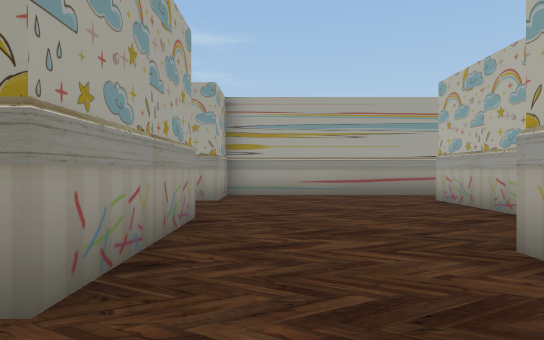
[1] (above)

24 first-person views from a walk through a Unity game level. The camera is 1.2 m above the floor, looks level and sees 75° across. The floor is counted in squares, 2 m on a side. Each view is taken from the middle of a square. On the plan, view 1 faces up. The plan holds only what a view shows up to about 10 squares ahead; the rest is blank. The place goes on beyond the plan. The player character is not drawn. Some surface patterns are stand-ins.

[2]
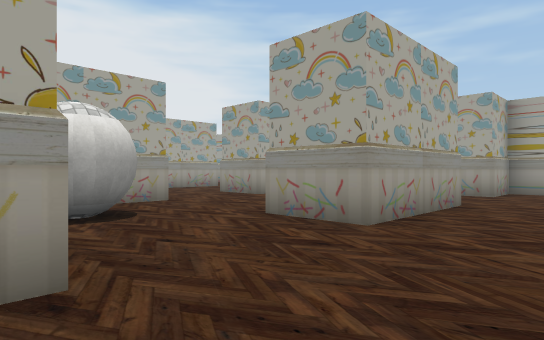

[3]
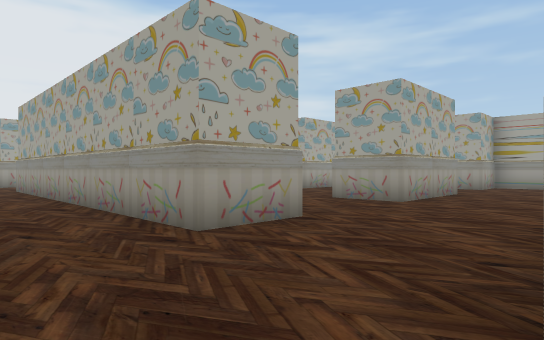

[4]
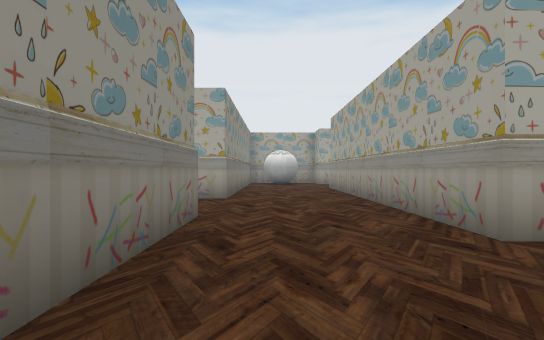

[5]
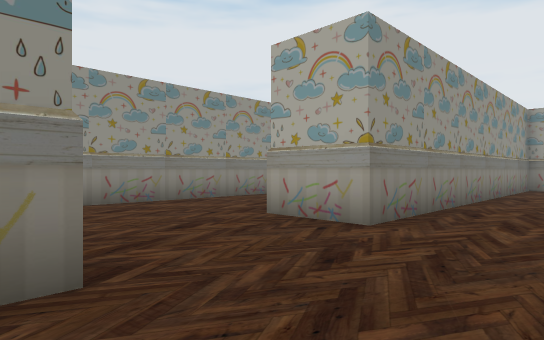

[6]
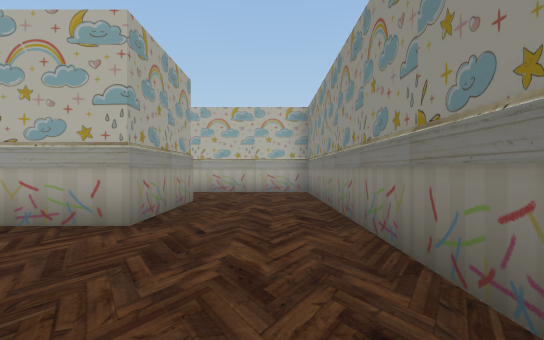

[7]
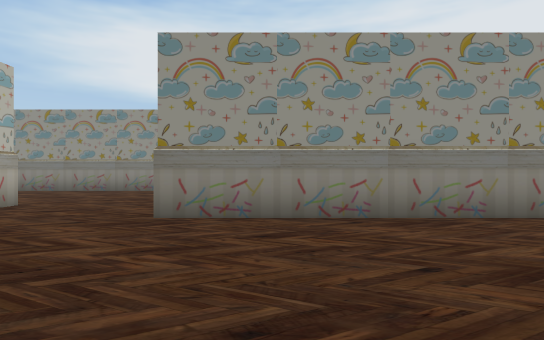

[8]
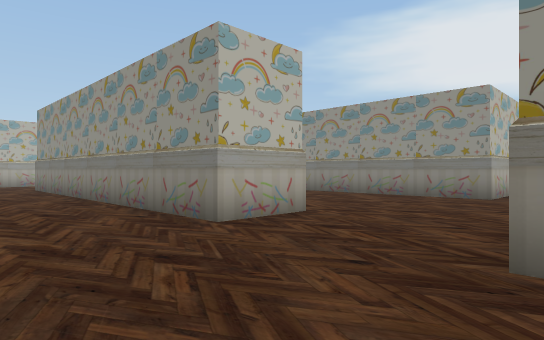

[9]
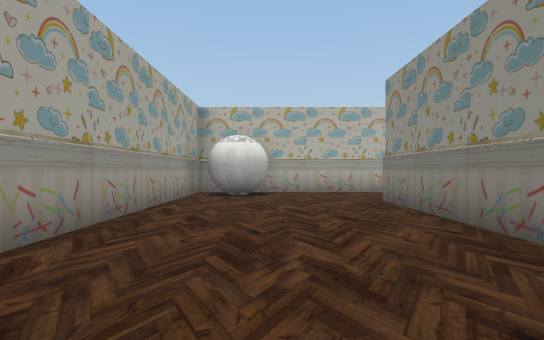

[10]
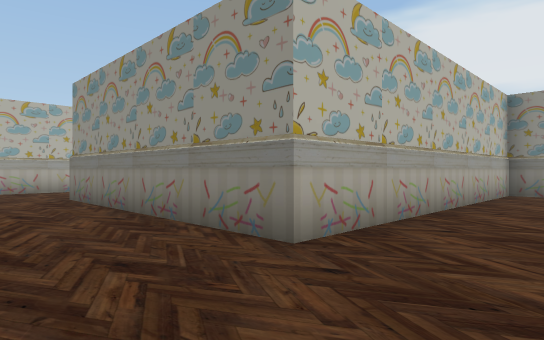

[11]
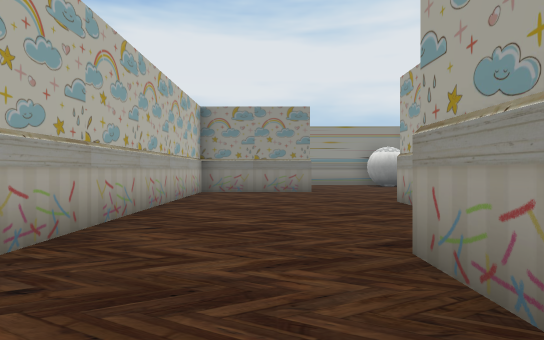

[12]
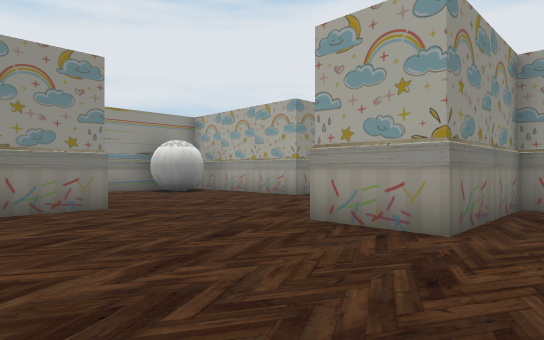

[13]
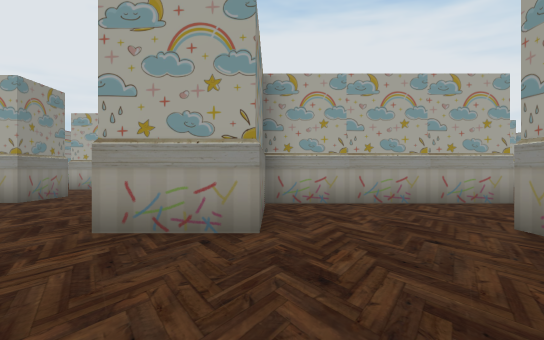

[14]
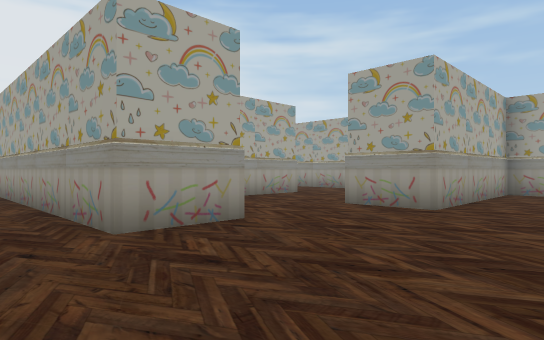

[15]
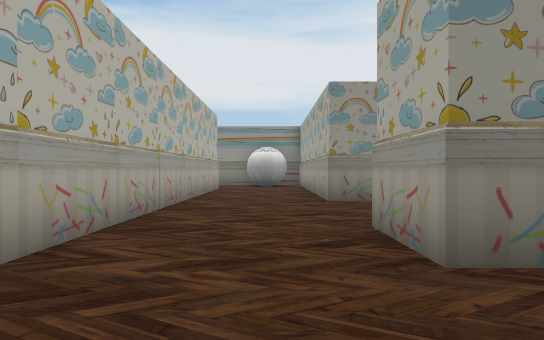

[16]
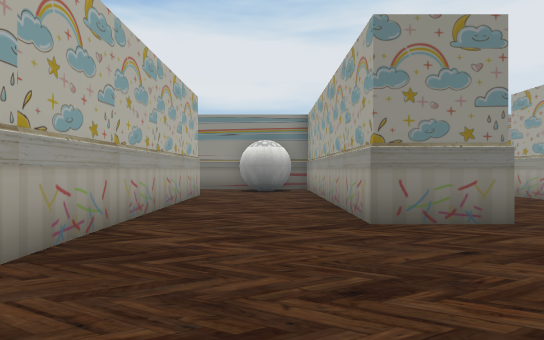

[17]
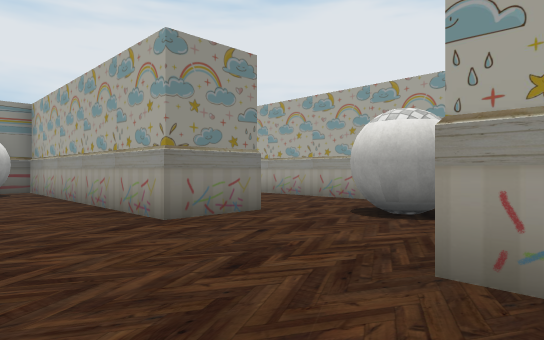

[18]
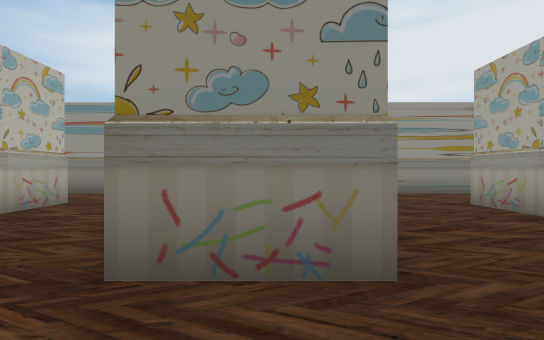

[19]
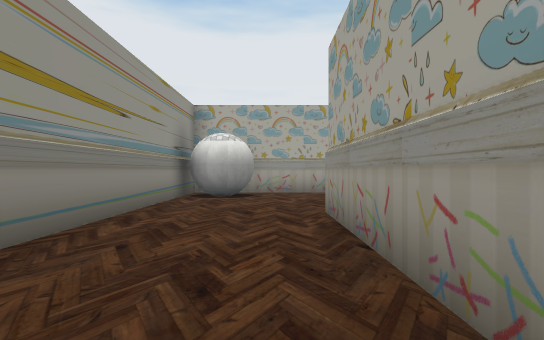

[20]
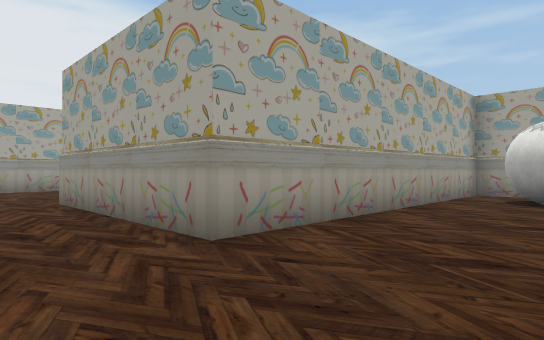

[21]
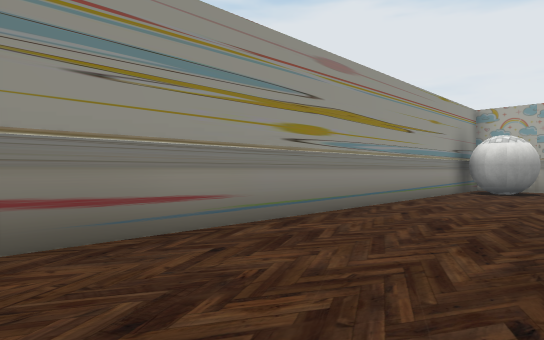

[22]
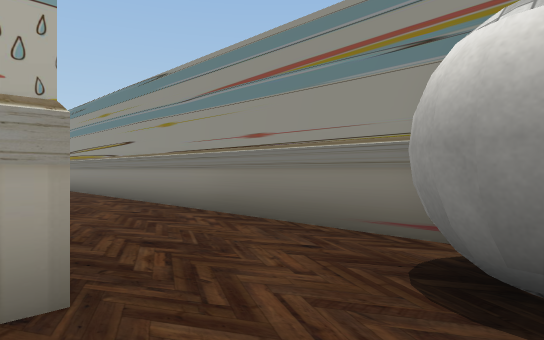

[23]
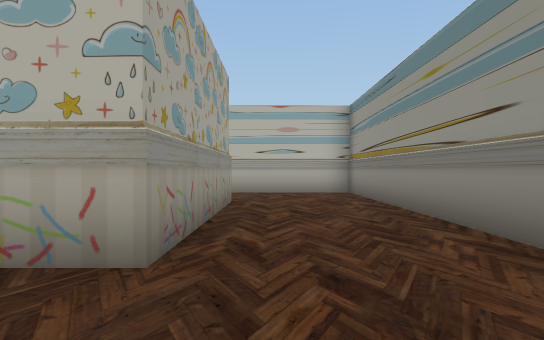

[24]
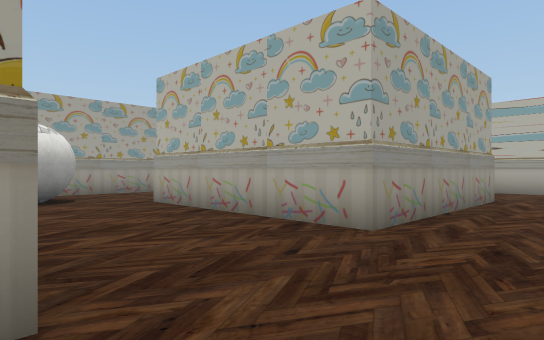

### Floor plan
Key: @ floor where view 1 was taken; # wall or solid block; . floor; B block; O other object.
Columns run from 11 left of view 1 to 20 right of it. Each row starts with its distance up from view 1.
  9           ######
  8           B.....
  7          ##....B
  6           .....B
  5           .....
  4     B#.   B....
  3     .... ##...
  2     .....#B..#
  1     B#.......
  0     BB.#...@.
 -1      B #.....
 -2  B BBB BBBB..#     B
 -3  ####B#BB##..####..B
 -4    ................#
 -5 ...................B
 -6 ######...###########
 -7 OB BB#... BB B  BB
 -8      .........BB
 -9     ...............
-10     ..............B
-11     #B#B#...##
-12      B##B...B#BB####B
-13       BB.........##
-14    ..  #..........#BB
-15    .. B#...........B
-16   B...#B...........BB
-17  B .......BB BB B..BB
-18  BB.......B#.......#  .BB
-19 B BB#B....#B.#.....#B##..
-20 OB B  ....##.......BB#...
-21 ..........B#...B#..# ..B
-22    .......#B...B#..#B...B
-23  .........##... #..# ...
-24  B#....B####...B#..#B...BB B
-25   B....#####...B#..#B...####...#
-26  B#............ #..............#
-27  BB##..........B###............#
-28    #############################

Where each view was taken, in squares from view 1:
view 1: 0 up, 0 right, facing up
view 2: 2 down, 1 right, facing up-left
view 3: 5 down, 2 right, facing up-left
view 4: 5 down, 2 right, facing left
view 5: 4 down, 2 left, facing down-left
view 6: 5 down, 2 left, facing right
view 7: 6 down, 4 left, facing down
view 8: 8 down, 3 left, facing down-right
view 9: 14 down, 2 left, facing right
view 10: 14 down, 3 left, facing down-right
view 11: 14 down, 3 left, facing down
view 12: 18 down, 2 left, facing down-left
view 13: 19 down, 2 left, facing left
view 14: 22 down, 2 left, facing up-left
view 15: 14 down, 6 right, facing down
view 16: 17 down, 6 right, facing down
view 17: 17 down, 7 right, facing down-left
view 18: 19 down, 4 right, facing down
view 19: 26 down, 1 right, facing left
view 20: 27 down, 3 right, facing up-left
view 21: 25 down, 3 right, facing down-left
view 22: 25 down, 6 right, facing down-right
view 23: 26 down, 10 right, facing right
view 24: 27 down, 9 right, facing up-right
